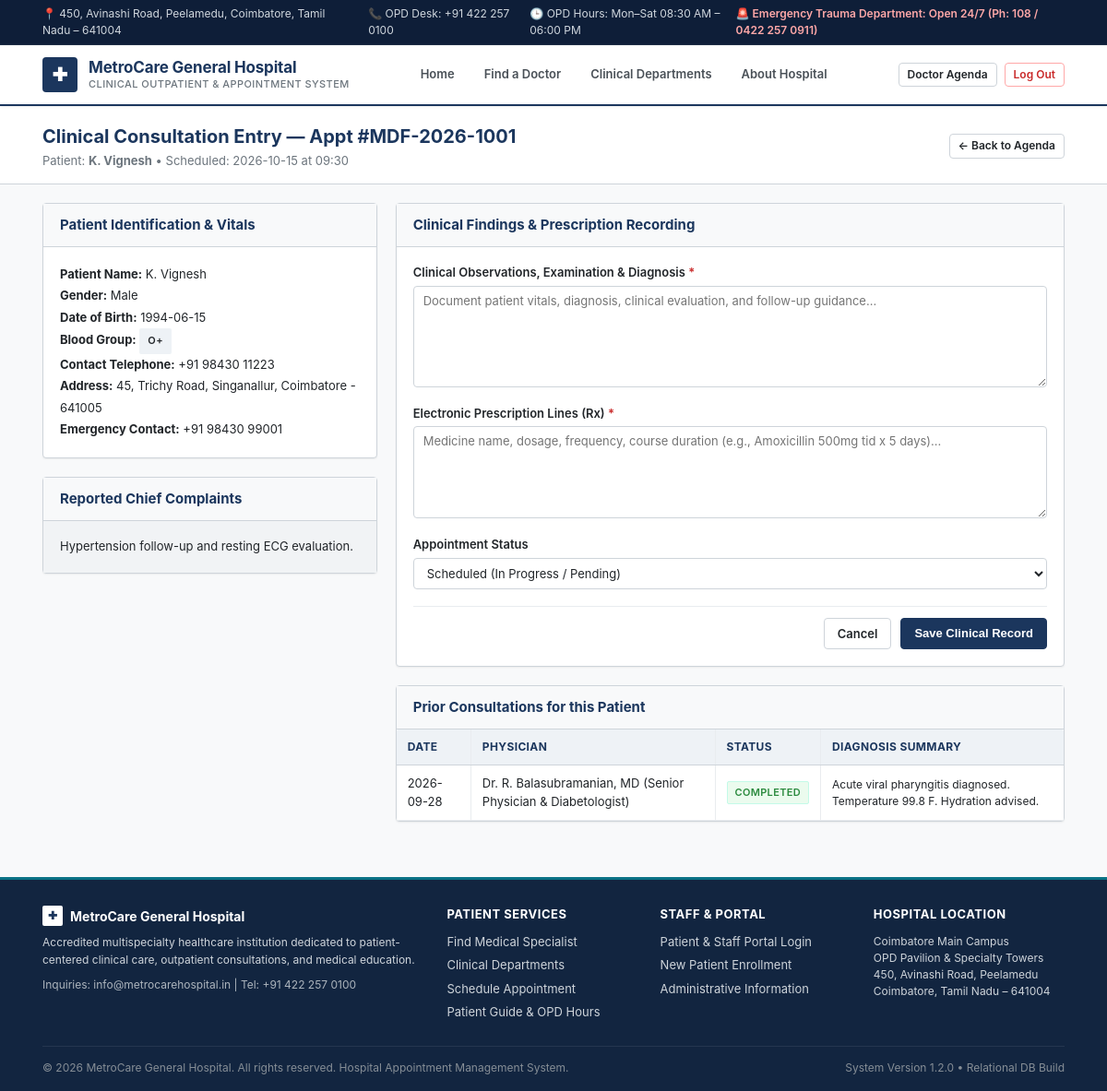
The page /doctor/consult/1 (signed in) on the database its author committed.
### tables this page shows
CREATE TABLE appointments (
        id INTEGER PRIMARY KEY AUTOINCREMENT,
        appointment_number TEXT UNIQUE NOT NULL,
        patient_id INTEGER NOT NULL,
        doctor_id INTEGER NOT NULL,
        appointment_date TEXT NOT NULL, -- YYYY-MM-DD
        appointment_time TEXT NOT NULL, -- HH:MM
        status TEXT NOT NULL DEFAULT 'Scheduled' CHECK(status IN ('Scheduled', 'Completed', 'Cancelled', 'Rescheduled')),
        symptoms TEXT,
        doctor_notes TEXT,
        prescription TEXT,
        created_at TIMESTAMP DEFAULT CURRENT_TIMESTAMP,
        updated_at TIMESTAMP DEFAULT CURRENT_TIMESTAMP,
        FOREIGN KEY (patient_id) REFERENCES patients(id) ON DELETE CASCADE,
        FOREIGN KEY (doctor_id) REFERENCES doctors(id) ON DELETE CASCADE,
        UNIQUE(doctor_id, appointment_date, appointment_time, status)
    );

CREATE TABLE users (
        id INTEGER PRIMARY KEY AUTOINCREMENT,
        role TEXT NOT NULL CHECK(role IN ('admin', 'doctor', 'patient')),
        email TEXT UNIQUE NOT NULL,
        password_hash TEXT NOT NULL,
        full_name TEXT NOT NULL,
        phone TEXT,
        created_at TIMESTAMP DEFAULT CURRENT_TIMESTAMP
    );

CREATE TABLE patients (
        id INTEGER PRIMARY KEY AUTOINCREMENT,
        user_id INTEGER UNIQUE NOT NULL,
        dob TEXT,
        gender TEXT CHECK(gender IN ('Male', 'Female', 'Other')),
        blood_group TEXT,
        address TEXT,
        emergency_contact TEXT,
        FOREIGN KEY (user_id) REFERENCES users(id) ON DELETE CASCADE
    );

CREATE TABLE doctors (
        id INTEGER PRIMARY KEY AUTOINCREMENT,
        user_id INTEGER UNIQUE NOT NULL,
        department_id INTEGER NOT NULL,
        specialization TEXT NOT NULL,
        qualification TEXT NOT NULL,
        experience_years INTEGER NOT NULL DEFAULT 1,
        consultation_fee REAL NOT NULL DEFAULT 500.0,
        available_days TEXT NOT NULL, -- e.g. "Monday, Tuesday, Wednesday, Thursday, Friday"
        slot_start_time TEXT NOT NULL DEFAULT '09:00',
        slot_end_time TEXT NOT NULL DEFAULT '17:00',
        slot_duration_mins INTEGER NOT NULL DEFAULT 30,
        bio TEXT,
        FOREIGN KEY (user_id) REFERENCES users(id) ON DELETE CASCADE,
        FOREIGN KEY (department_id) REFERENCES departments(id) ON DELETE RESTRICT
    );

### app/doctor.py (the view, shortened to what this page needs)
@doctor_bp.route('/consult/<int:appointment_id>', methods=['GET', 'POST'])
@login_required(role='doctor')
def consult(appointment_id):
    conn = get_db_connection()
    user_id = session['user_id']
    doctor = conn.execute("SELECT id FROM doctors WHERE user_id = ?", (user_id,)).fetchone()
    appt = conn.execute("""
        SELECT a.*, u.full_name as patient_name, u.phone as patient_phone, u.email as patient_email,
               p.gender, p.blood_group, p.dob, p.address, p.emergency_contact
        FROM appointments a
        JOIN patients p ON a.patient_id = p.id
        JOIN users u ON p.user_id = u.id
        WHERE a.id = ? AND a.doctor_id = ?
    """, (appointment_id, doctor['id'])).fetchone()
    if not appt:
        conn.close()
        flash('Appointment record not found or unauthorized access.', 'danger')
        return redirect(url_for('doctor.dashboard'))
    history = conn.execute("""
        SELECT a.*, d.specialization, u.full_name as doctor_name
        FROM appointments a
        JOIN doctors d ON a.doctor_id = d.id
        JOIN users u ON d.user_id = u.id
        WHERE a.patient_id = ? AND a.id != ?
        ORDER BY a.appointment_date DESC
    """, (appt['patient_id'], appointment_id)).fetchall()
    conn.close()
    return render_template('doctor/consult.html', appt=appt, history=history)

### app/auth.py (called while the page is built, shortened)
def login_required(role=None):
    def decorator(f):
        @wraps(f)
        def decorated_function(*args, **kwargs):
            if 'user_id' not in session:
                flash('Please log in to access this page.', 'warning')
                return redirect(url_for('auth.login', next=request.path))
            return f(*args, **kwargs)
        return decorated_function
    return decorator

### app/database.py (called while the page is built)
def get_db_connection():
    from flask import current_app
    db_file = DB_PATH
    try:
        if current_app and 'DATABASE' in current_app.config:
            db_file = current_app.config['DATABASE']
    except RuntimeError:
        pass
    conn = sqlite3.connect(db_file)
    conn.row_factory = sqlite3.Row
    conn.execute("PRAGMA foreign_keys = ON")
    return conn

### app/templates/doctor/consult.html (shortened to what this page needs)
{% extends 'base.html' %}
{% block content %}
<div class="page-title-bar">
  <div class="container">
    <div>
      <h1 class="page-heading">Clinical Consultation Entry — Appt #{{ appt.appointment_number }}</h1>
      <div class="page-subheading">Patient: <strong>{{ appt.patient_name }}</strong> &bull; Scheduled: {{ appt.appointment_date }} at {{ appt.appointment_time }}</div>
    </div>
    <a href="{{ url_for('doctor.dashboard') }}" class="btn btn-secondary btn-sm">&larr; Back to Agenda</a>
  </div>
</div>
<div class="container" style="padding-bottom: 40px;">
  <div style="display: grid; grid-template-columns: 1fr 2fr; gap: 20px;">
    <div>
      <div class="hospital-panel">
        <div class="panel-header">
          <h2 class="panel-title">Patient Identification & Vitals</h2>
        </div>
        <div class="panel-body" style="font-size: 13px; line-height: 1.8;">
          <div><strong>Patient Name:</strong> {{ appt.patient_name }}</div>
          <div><strong>Gender:</strong> {{ appt.gender or 'Not specified' }}</div>
          <div><strong>Date of Birth:</strong> {{ appt.dob or 'Not specified' }}</div>
          <div><strong>Blood Group:</strong> <span class="status-badge" style="background:#EEF2F6;">{{ appt.blood_group or 'Unknown' }}</span></div>
          <div><strong>Contact Telephone:</strong> {{ appt.patient_phone or 'N/A' }}</div>
          <div><strong>Address:</strong> {{ appt.address or 'N/A' }}</div>
          <div><strong>Emergency Contact:</strong> {{ appt.emergency_contact or 'N/A' }}</div>
        </div>
      </div>
      <div class="hospital-panel">
        <div class="panel-header">
          <h2 class="panel-title">Reported Chief Complaints</h2>
        </div>
        <div class="panel-body" style="font-size: 13px; color: var(--text-dark); background-color: var(--bg-subtle);">
          {{ appt.symptoms or 'No specific symptoms described by patient.' }}
        </div>
      </div>
    </div>
    <div>
      <div class="hospital-panel">
        <div class="panel-header">
          <h2 class="panel-title">Clinical Findings & Prescription Recording</h2>
        </div>
        <div class="panel-body">
          <form method="POST" action="{{ url_for('doctor.consult', appointment_id=appt.id) }}">
            <div class="form-group">
              <label class="form-label" for="doctor_notes">Clinical Observations, Examination & Diagnosis <span class="req">*</span></label>
              <textarea id="doctor_notes" name="doctor_notes" class="form-control" style="min-height: 110px;" placeholder="Document patient vitals, diagnosis, clinical evaluation, and follow-up guidance..." required>{{ appt.doctor_notes or '' }}</textarea>
            </div>
            <div class="form-group">
              <label class="form-label" for="prescription">Electronic Prescription Lines (Rx) <span class="req">*</span></label>
              <textarea id="prescription" name="prescription" class="form-control" style="min-height: 100px;" placeholder="Medicine name, dosage, frequency, course duration (e.g., Amoxicillin 500mg tid x 5 days)..." required>{{ appt.prescription or '' }}</textarea>
            </div>
            <div class="form-group">
              <label class="form-label" for="status">Appointment Status</label>
              <select id="status" name="status" class="form-select">
                <option value="Scheduled" {% if appt.status == 'Scheduled' %}selected{% endif %}>Scheduled (In Progress / Pending)</option>
              </select>
            </div>
            <div style="display: flex; justify-content: flex-end; gap: 10px; margin-top: 18px; padding-top: 12px; border-top: 1px solid var(--border-light);">
              <a href="{{ url_for('doctor.dashboard') }}" class="btn btn-secondary">Cancel</a>
              <button type="submit" class="btn btn-primary">Save Clinical Record</button>
            </div>
          </form>
        </div>
      </div>
      {% if history %}
      <div class="hospital-panel">
        <div class="panel-header">
          <h2 class="panel-title">Prior Consultations for this Patient</h2>
        </div>
        <div class="table-wrapper" style="border: none;">
          <table class="hospital-table">
            <thead>
              <tr>
                <th>Date</th>
                <th>Physician</th>
                <th>Status</th>
                <th>Diagnosis Summary</th>
              </tr>
            </thead>
            <tbody>
              {% for h in history %}
              <tr>
                <td>{{ h.appointment_date }}</td>
                <td>{{ h.doctor_name }} ({{ h.specialization }})</td>
                <td><span class="status-badge status-{{ h.status|lower }}">{{ h.status }}</span></td>
                <td style="font-size: 12px;">{{ h.doctor_notes or 'No notes recorded' }}</td>
              </tr>
              {% endfor %}
            </tbody>
          </table>
        </div>
      </div>
      {% endif %}
    </div>
  </div>
</div>
{% endblock %}

### app/static/css/styles.css (style rules this page uses)
:root { --hospital-navy: #1B365D; --hospital-navy-dark: #122540; --hospital-navy-light: #2A4B7C; --hospital-teal: #0B7285; --hospital-teal-light: #E3FAFC; --hospital-accent: #008080; --status-scheduled: #1971C2; --status-scheduled-bg: #E7F5FF; --status-completed: #2B8A3E; --status-completed-bg: #EBFBEE; --status-cancelled: #C92A2A; --status-cancelled-bg: #FFF5F5; --status-rescheduled: #D9480F; --status-rescheduled-bg: #FFF4E6; --bg-page: #F8F9FA; --bg-white: #FFFFFF; --bg-subtle: #F1F3F5; --bg-header-top: #0E1E38; --border-color: #CED4DA; --border-light: #E9ECEF; --border-dark: #ADB5BD; --text-dark: #212529; --text-secondary: #495057; --text-muted: #6C757D; --radius-xs: 2px; --radius-sm: 4px; --radius-md: 6px; --shadow-subtle: 0 1px 3px rgba(0, 0, 0, 0.08); --shadow-card: 0 1px 2px rgba(0, 0, 0, 0.06); }
*, *::before, *::after { box-sizing: border-box; margin: 0; padding: 0; }
body { font-family: -apple-system, BlinkMacSystemFont, "Segoe UI", Roboto, "Helvetica Neue", Arial, sans-serif; font-size: 14px; line-height: 1.5; color: var(--text-dark); background-color: var(--bg-page); min-height: 100vh; display: flex; flex-direction: column; }
a { color: var(--hospital-navy); text-decoration: none; }
.container { width: 100%; max-width: 1140px; margin: 0 auto; padding: 0 16px; }
.btn { display: inline-flex; align-items: center; justify-content: center; gap: 6px; font-size: 13px; font-weight: 600; padding: 7px 14px; border-radius: var(--radius-sm); border: 1px solid transparent; cursor: pointer; text-decoration: none !important; line-height: 1.4; white-space: nowrap; transition: background-color 0.15s ease, border-color 0.15s ease; }
.btn-primary { background-color: var(--hospital-navy); border-color: var(--hospital-navy); color: #FFFFFF !important; }
.btn-secondary { background-color: #FFFFFF; border-color: var(--border-color); color: var(--text-dark) !important; }
.btn-sm { padding: 4px 9px; font-size: 12px; }
.hospital-panel { background: var(--bg-white); border: 1px solid var(--border-color); border-radius: var(--radius-sm); box-shadow: var(--shadow-card); margin-bottom: 20px; }
.panel-header { padding: 12px 18px; background-color: #F8F9FA; border-bottom: 1px solid var(--border-color); display: flex; align-items: center; justify-content: space-between; }
.panel-title { font-size: 15px; font-weight: 700; color: var(--hospital-navy); margin: 0; }
.panel-body { padding: 18px; }
.status-badge { display: inline-block; padding: 3px 8px; font-size: 11px; font-weight: 600; border-radius: var(--radius-xs); text-transform: uppercase; letter-spacing: 0.03em; border: 1px solid transparent; }
.status-completed { background-color: var(--status-completed-bg); color: var(--status-completed); border-color: #C3FAE8; }
.table-wrapper { overflow-x: auto; border: 1px solid var(--border-color); background: #FFFFFF; border-radius: var(--radius-xs); }
.hospital-table { width: 100%; border-collapse: collapse; font-size: 13px; text-align: left; }
.hospital-table th { background-color: #EEF2F6; color: var(--hospital-navy); font-weight: 700; font-size: 12px; text-transform: uppercase; letter-spacing: 0.03em; padding: 10px 12px; border-bottom: 1px solid var(--border-color); border-right: 1px solid var(--border-light); }
.hospital-table th:last-child { border-right: none; }
.hospital-table td { padding: 10px 12px; border-bottom: 1px solid var(--border-light); border-right: 1px solid var(--border-light); color: var(--text-dark); vertical-align: middle; }
.hospital-table td:last-child { border-right: none; }
.form-group { margin-bottom: 14px; }
.form-label { display: block; font-size: 13px; font-weight: 600; color: var(--text-dark); margin-bottom: 4px; }
.form-label .req { color: var(--status-cancelled); }
.form-control, .form-select { width: 100%; padding: 7px 10px; font-size: 13px; color: var(--text-dark); background-color: #FFFFFF; border: 1px solid var(--border-color); border-radius: var(--radius-sm); font-family: inherit; transition: border-color 0.15s ease, box-shadow 0.15s ease; }
textarea.form-control { min-height: 80px; resize: vertical; }
.page-title-bar { padding: 18px 0 14px; border-bottom: 1px solid var(--border-color); margin-bottom: 20px; background-color: #FFFFFF; }
.page-title-bar .container { display: flex; justify-content: space-between; align-items: center; }
.page-heading { font-size: 20px; font-weight: 700; color: var(--hospital-navy); margin: 0; }
.page-subheading { font-size: 13px; color: var(--text-muted); margin-top: 2px; }

### rows shown on the page
appointments: appointment_number "MDF-2026-1001", appointment_date "2026-10-15", appointment_time "09:30", symptoms "Hypertension follow-up and resting ECG evaluation.", status "Scheduled (In Progress / Pending)"
users: patient_name "K. Vignesh", phone "+91 98430 11223"
patients: gender "Male", dob "1994-06-15", blood_group "O+", address "45, Trichy Road, Singanallur, Coimbatore - 641005", emergency_contact "+91 98430 99001"
appointments: appointment_date "2026-09-28", doctor_name "Dr. R. Balasubramanian, MD", specialization "Senior Physician & Diabetologist", status "COMPLETED", doctor_notes "Acute viral pharyngitis diagnosed. Temperature 99.8 F. Hydration advised."
